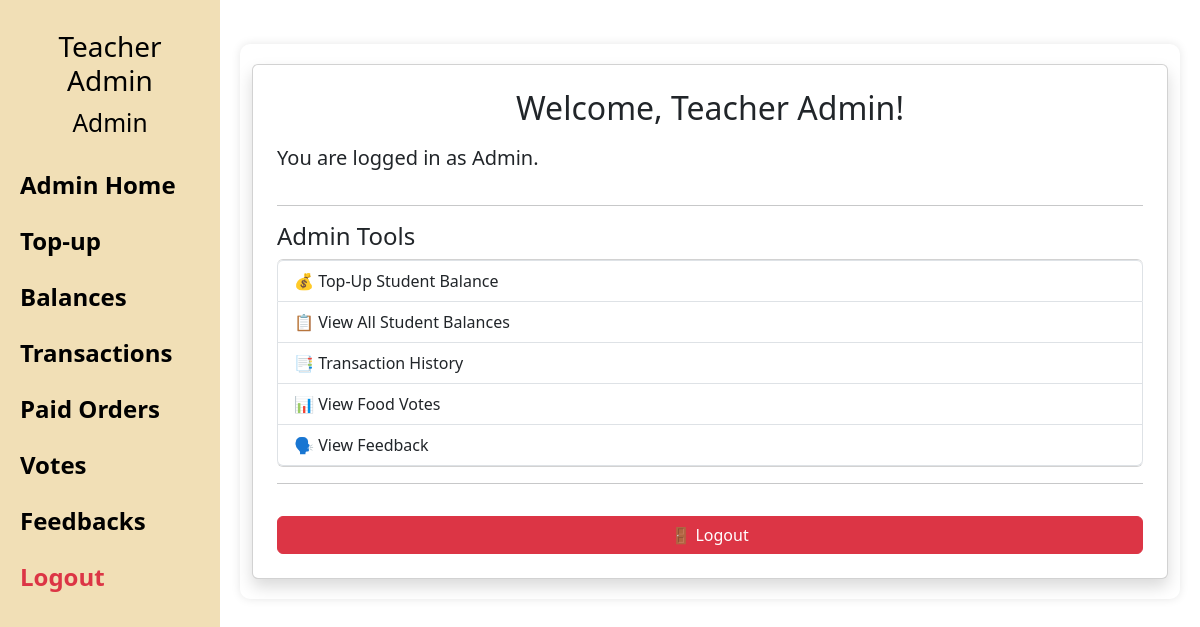
Before: /admin (signed in) with the older database file.
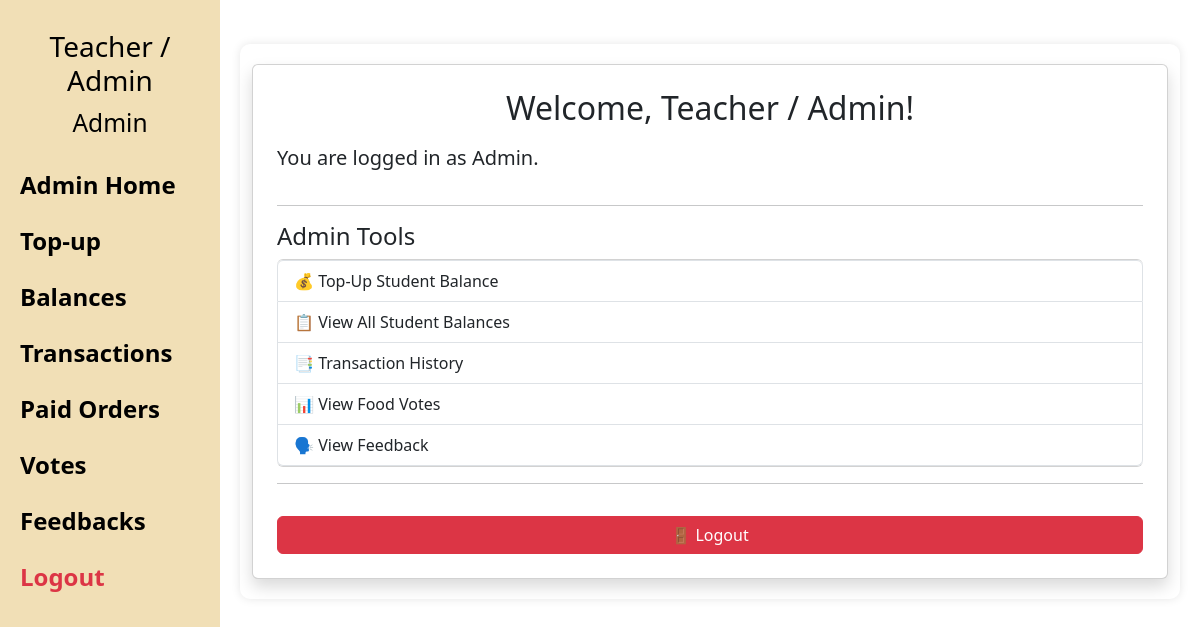
After: the same page with the newer database file.
### models.py (models this page shows)
class StudentInfo(db.Model, UserMixin):
    __tablename__ = 'student_info'
    id = db.Column(db.Integer, primary_key=True)
    name = db.Column(db.String(100))
    ic_last4 = db.Column(db.String(4), unique=True)
    pin = db.Column(db.String(4), nullable=False)  # PIN for login
    password = db.Column(db.String(10),)  # Password for admin login
    role = db.Column(db.String(10), default='student')  # 'admin' or 'student'
    balance = db.Column(db.Integer, default=0)
    frozen = db.Column(db.Boolean, default=False)

### app.py (the view)
@app.route('/admin')
@login_required
def admin_dashboard():
    if current_user.role == 'admin':
        return render_template('admin.html', user=current_user)
    else:
        return redirect(url_for('home'))

### app.py (called while the page is built)
@app.before_request
def make_session_non_permanent():
    session.permanent = False

@login_manager.user_loader
def load_user(user_id):
    return StudentInfo.query.get(int(user_id))

@app.context_processor
def inject_user():
    return {'user': current_user}

### templates/admin.html (shortened to what this page needs)
{% extends "base.html" %}
{% block content %}
<div class="container mt-4">
  <div class="card shadow p-4">
    <h2 class="mb-3">Welcome, {{ user.name }}!</h2>
    <p class="lead">You are logged in as <strong>{{ user.role|capitalize }}</strong>.</p>
    <hr>
    <h4>Admin Tools</h4>
    <div class="list-group">
      <a href="{{ url_for('topup') }}" class="list-group-item list-group-item-action">💰 Top-Up Student Balance</a>
      <a href="{{ url_for('student_balances') }}" class="list-group-item list-group-item-action">📋 View All Student Balances</a>
      <a href="{{ url_for('transactions') }}" class="list-group-item list-group-item-action">📑 Transaction History</a>
      <a href="{{ url_for('vote') }}" class="list-group-item list-group-item-action">📊 View Food Votes</a>
      <a href="{{ url_for('feedback') }}" class="list-group-item list-group-item-action">🗣️ View Feedback</a>
    </div>
    <hr>
    <a href="{{ url_for('logout') }}" class="btn btn-danger mt-3">🚪 Logout</a>
  </div>
</div>
{% endblock %}

### templates/base.html (shortened to what this page needs)
<!DOCTYPE html>
<html lang="en" xml:lang="en">
<head>
  <link rel="stylesheet" href="/static/style.css" />
  <link rel="stylesheet" href="https://stackpath.bootstrapcdn.com/bootstrap/4.4.1/css/bootstrap.min.css"
 />
  <link rel="stylesheet" href="https://stackpath.bootstrapcdn.com/font-awesome/4.7.0/css/font-awesome.min.css"
 />
  <link rel="stylesheet" href="https://cdn.jsdelivr.net/npm/bootstrap@5.3.0/dist/css/bootstrap.min.css">
</head>
<body>
  {% if user.is_authenticated %}
    <div class="wrapper">
      <div class="sidenav" id="sidebar">
        <div class="user-info">
          {% if user.is_authenticated %}
            <h3>{{ user.name }}</h3>
            <h3><small>{{ user.role|capitalize }}</small></h3>
          {% endif %}
        </div>
        {% if user.is_authenticated %}
          {% if user.role == 'student' %}
              <br>
              <br>
              <a href="{{ url_for('student_dashboard') }}">Dashboard</a>
              <a href="{{ url_for('order') }}">Order</a>
              <a href="{{ url_for('payment') }}">Payment</a>
              <a href="{{ url_for('vote') }}">Vote</a>
              <a href="{{ url_for('feedback') }}">Feedback</a>
          {% elif user.role == 'admin' %}
              <a href="{{ url_for('admin_dashboard') }}">Admin Home</a>
              <a href="{{ url_for('topup') }}">Top-up</a>
              <a href="{{ url_for('student_balances') }}">Balances</a>
              <a href="{{ url_for('transactions') }}">Transactions</a>
              <a href="{{ url_for('paid_orders') }}">Paid Orders</a>
              <a href="{{ url_for('vote') }}">Votes</a>
              <a href="{{ url_for('feedback') }}">Feedbacks</a>
          {% endif %}
        <a href="{{ url_for('logout') }}" class="text-danger">Logout</a>
        {% endif %}
      </div>
    </div>
  {% endif %}
  <div class="main">
  {% block content %}{% endblock %}
</div>
</body>
</html>

Changed rows visible on the page:
changed StudentInfo "Admin": name "Teacher Admin" → "Teacher / Admin"
